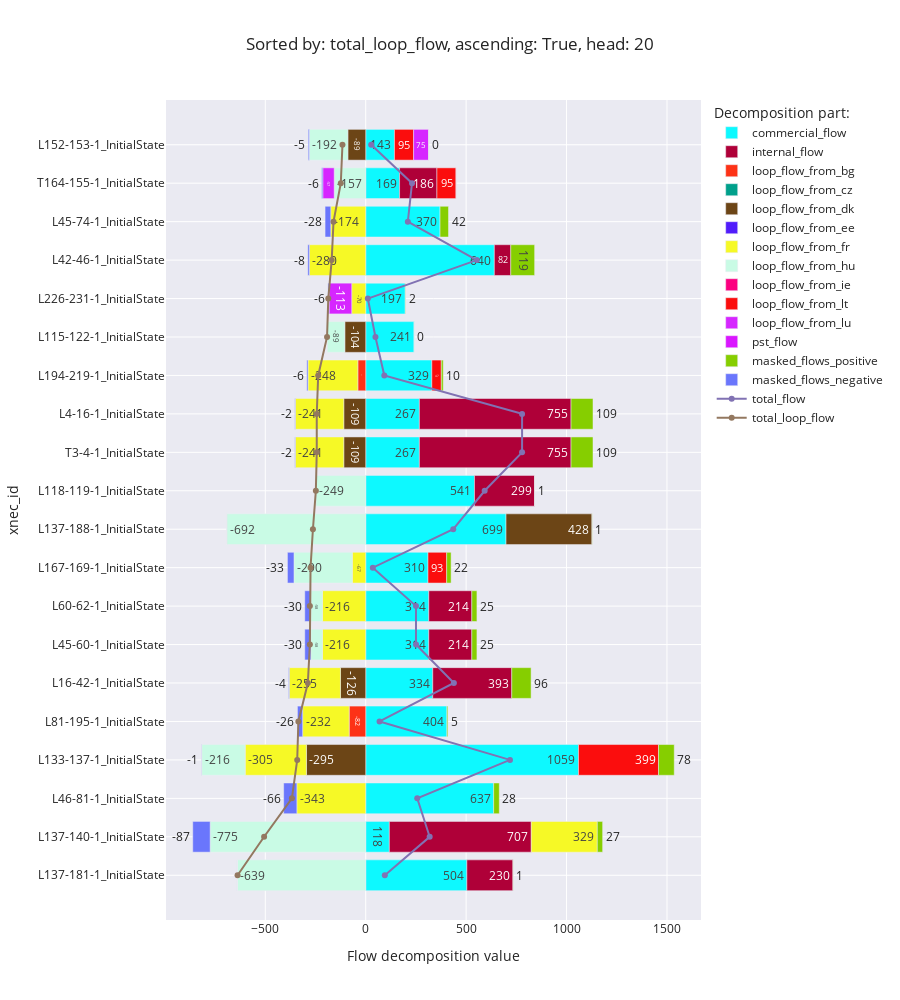

The notebook cell saved with this chart:
### Code cell
flow_decomposition_bar_chart('total_loop_flow', ascending=True)

### Figure 1 — Plotly figure (JSON) as saved in the notebook; plotly's stock layout.template omitted (floating-point values rounded to 4 significant figures)
{"data": [{"alignmentgroup": "True", "hovertemplate": "Decomposition part:=commercial_flow<br>Flow decomposition value=%{x}<br>xnec_id=%{y}<extra></extra>", "legendgroup": "commercial_flow", "marker": {"color": "#0DF9FF", "pattern": {"shape": ""}}, "name": "commercial_flow", "offsetgroup": "commercial_flow", "orientation": "h", "showlegend": true, "textposition": "auto", "texttemplate": "%{x:.0f}", "type": "bar", "x": [503.6, 117.6, 637.0, 1059.0, 404.2, 333.8, 314.1, 314.1, 310.1, 698.6, 541.5, 267.2, 267.2, 329.2, 241.0, 196.8, 640.3, 370.0, 168.6, 143.0], "xaxis": "x", "y": ["L137-181-1_InitialState", "L137-140-1_InitialState", "L46-81-1_InitialState", "L133-137-1_InitialState", "L81-195-1_InitialState", "L16-42-1_InitialState", "L45-60-1_InitialState", "L60-62-1_InitialState", "L167-169-1_InitialState", "L137-188-1_InitialState", "L118-119-1_InitialState", "T3-4-1_InitialState", "L4-16-1_InitialState", "L194-219-1_InitialState", "L115-122-1_InitialState", "L226-231-1_InitialState", "L42-46-1_InitialState", "L45-74-1_InitialState", "T164-155-1_InitialState", "L152-153-1_InitialState"], "yaxis": "y"}, {"alignmentgroup": "True", "hovertemplate": "Decomposition part:=internal_flow<br>Flow decomposition value=%{x}<br>xnec_id=%{y}<extra></extra>", "legendgroup": "internal_flow", "marker": {"color": "#AF0038", "pattern": {"shape": ""}}, "name": "internal_flow", "offsetgroup": "internal_flow", "orientation": "h", "showlegend": true, "textposition": "auto", "texttemplate": "%{x:.0f}", "type": "bar", "x": [229.5, 706.7, null, null, null, 393.5, 214.3, 214.3, null, null, 299.0, 755.0, 755.0, null, null, null, 81.98, null, 186.0, null], "xaxis": "x", "y": ["L137-181-1_InitialState", "L137-140-1_InitialState", "L46-81-1_InitialState", "L133-137-1_InitialState", "L81-195-1_InitialState", "L16-42-1_InitialState", "L45-60-1_InitialState", "L60-62-1_InitialState", "L167-169-1_InitialState", "L137-188-1_InitialState", "L118-119-1_InitialState", "T3-4-1_InitialState", "L4-16-1_InitialState", "L194-219-1_InitialState", "L115-122-1_InitialState", "L226-231-1_InitialState", "L42-46-1_InitialState", "L45-74-1_InitialState", "T164-155-1_InitialState", "L152-153-1_InitialState"], "yaxis": "y"}, {"alignmentgroup": "True", "hovertemplate": "Decomposition part:=loop_flow_from_bg<br>Flow decomposition value=%{x}<br>xnec_id=%{y}<extra></extra>", "legendgroup": "loop_flow_from_bg", "marker": {"color": "#FD3216", "pattern": {"shape": ""}}, "name": "loop_flow_from_bg", "offsetgroup": "loop_flow_from_bg", "orientation": "h", "showlegend": true, "textposition": "auto", "texttemplate": "%{x:.0f}", "type": "bar", "x": [null, null, null, null, -82.43, null, null, null, null, null, null, null, null, -39.25, null, null, null, null, null, null], "xaxis": "x", "y": ["L137-181-1_InitialState", "L137-140-1_InitialState", "L46-81-1_InitialState", "L133-137-1_InitialState", "L81-195-1_InitialState", "L16-42-1_InitialState", "L45-60-1_InitialState", "L60-62-1_InitialState", "L167-169-1_InitialState", "L137-188-1_InitialState", "L118-119-1_InitialState", "T3-4-1_InitialState", "L4-16-1_InitialState", "L194-219-1_InitialState", "L115-122-1_InitialState", "L226-231-1_InitialState", "L42-46-1_InitialState", "L45-74-1_InitialState", "T164-155-1_InitialState", "L152-153-1_InitialState"], "yaxis": "y"}, {"alignmentgroup": "True", "hovertemplate": "Decomposition part:=loop_flow_from_cz<br>Flow decomposition value=%{x}<br>xnec_id=%{y}<extra></extra>", "legendgroup": "loop_flow_from_cz", "marker": {"color": "#00A08B", "pattern": {"shape": ""}}, "name": "loop_flow_from_cz", "offsetgroup": "loop_flow_from_cz", "orientation": "h", "showlegend": true, "textposition": "auto", "texttemplate": "%{x:.0f}", "type": "bar", "x": [null, null, null, null, null, null, null, null, null, null, null, null, null, null, null, null, null, null, null, null], "xaxis": "x", "y": ["L137-181-1_InitialState", "L137-140-1_InitialState", "L46-81-1_InitialState", "L133-137-1_InitialState", "L81-195-1_InitialState", "L16-42-1_InitialState", "L45-60-1_InitialState", "L60-62-1_InitialState", "L167-169-1_InitialState", "L137-188-1_InitialState", "L118-119-1_InitialState", "T3-4-1_InitialState", "L4-16-1_InitialState", "L194-219-1_InitialState", "L115-122-1_InitialState", "L226-231-1_InitialState", "L42-46-1_InitialState", "L45-74-1_InitialState", "T164-155-1_InitialState", "L152-153-1_InitialState"], "yaxis": "y"}, {"alignmentgroup": "True", "hovertemplate": "Decomposition part:=loop_flow_from_dk<br>Flow decomposition value=%{x}<br>xnec_id=%{y}<extra></extra>", "legendgroup": "loop_flow_from_dk", "marker": {"color": "#6C4516", "pattern": {"shape": ""}}, "name": "loop_flow_from_dk", "offsetgroup": "loop_flow_from_dk", "orientation": "h", "showlegend": true, "textposition": "auto", "texttemplate": "%{x:.0f}", "type": "bar", "x": [null, null, null, -295.2, null, -125.9, null, null, null, 428.0, null, -109.3, -109.3, null, -104.1, null, null, null, null, -88.99], "xaxis": "x", "y": ["L137-181-1_InitialState", "L137-140-1_InitialState", "L46-81-1_InitialState", "L133-137-1_InitialState", "L81-195-1_InitialState", "L16-42-1_InitialState", "L45-60-1_InitialState", "L60-62-1_InitialState", "L167-169-1_InitialState", "L137-188-1_InitialState", "L118-119-1_InitialState", "T3-4-1_InitialState", "L4-16-1_InitialState", "L194-219-1_InitialState", "L115-122-1_InitialState", "L226-231-1_InitialState", "L42-46-1_InitialState", "L45-74-1_InitialState", "T164-155-1_InitialState", "L152-153-1_InitialState"], "yaxis": "y"}, {"alignmentgroup": "True", "hovertemplate": "Decomposition part:=loop_flow_from_ee<br>Flow decomposition value=%{x}<br>xnec_id=%{y}<extra></extra>", "legendgroup": "loop_flow_from_ee", "marker": {"color": "#511CFB", "pattern": {"shape": ""}}, "name": "loop_flow_from_ee", "offsetgroup": "loop_flow_from_ee", "orientation": "h", "showlegend": true, "textposition": "auto", "texttemplate": "%{x:.0f}", "type": "bar", "x": [null, null, null, null, null, null, null, null, null, null, null, null, null, null, null, null, null, null, null, null], "xaxis": "x", "y": ["L137-181-1_InitialState", "L137-140-1_InitialState", "L46-81-1_InitialState", "L133-137-1_InitialState", "L81-195-1_InitialState", "L16-42-1_InitialState", "L45-60-1_InitialState", "L60-62-1_InitialState", "L167-169-1_InitialState", "L137-188-1_InitialState", "L118-119-1_InitialState", "T3-4-1_InitialState", "L4-16-1_InitialState", "L194-219-1_InitialState", "L115-122-1_InitialState", "L226-231-1_InitialState", "L42-46-1_InitialState", "L45-74-1_InitialState", "T164-155-1_InitialState", "L152-153-1_InitialState"], "yaxis": "y"}, {"alignmentgroup": "True", "hovertemplate": "Decomposition part:=loop_flow_from_fr<br>Flow decomposition value=%{x}<br>xnec_id=%{y}<extra></extra>", "legendgroup": "loop_flow_from_fr", "marker": {"color": "#F6F926", "pattern": {"shape": ""}}, "name": "loop_flow_from_fr", "offsetgroup": "loop_flow_from_fr", "orientation": "h", "showlegend": true, "textposition": "auto", "texttemplate": "%{x:.0f}", "type": "bar", "x": [null, 328.8, -342.7, -304.9, -231.6, -254.7, -215.5, -215.5, -66.83, null, null, -241.5, -241.5, -248.1, null, -69.61, -280.4, -174.0, null, null], "xaxis": "x", "y": ["L137-181-1_InitialState", "L137-140-1_InitialState", "L46-81-1_InitialState", "L133-137-1_InitialState", "L81-195-1_InitialState", "L16-42-1_InitialState", "L45-60-1_InitialState", "L60-62-1_InitialState", "L167-169-1_InitialState", "L137-188-1_InitialState", "L118-119-1_InitialState", "T3-4-1_InitialState", "L4-16-1_InitialState", "L194-219-1_InitialState", "L115-122-1_InitialState", "L226-231-1_InitialState", "L42-46-1_InitialState", "L45-74-1_InitialState", "T164-155-1_InitialState", "L152-153-1_InitialState"], "yaxis": "y"}, {"alignmentgroup": "True", "hovertemplate": "Decomposition part:=loop_flow_from_hu<br>Flow decomposition value=%{x}<br>xnec_id=%{y}<extra></extra>", "legendgroup": "loop_flow_from_hu", "marker": {"color": "#C9FBE5", "pattern": {"shape": ""}}, "name": "loop_flow_from_hu", "offsetgroup": "loop_flow_from_hu", "orientation": "h", "showlegend": true, "textposition": "auto", "texttemplate": "%{x:.0f}", "type": "bar", "x": [-638.9, -774.6, null, -216.4, null, null, -57.59, -57.59, -290.4, -691.9, -248.8, null, null, null, -88.7, null, null, null, -157.0, -192.0], "xaxis": "x", "y": ["L137-181-1_InitialState", "L137-140-1_InitialState", "L46-81-1_InitialState", "L133-137-1_InitialState", "L81-195-1_InitialState", "L16-42-1_InitialState", "L45-60-1_InitialState", "L60-62-1_InitialState", "L167-169-1_InitialState", "L137-188-1_InitialState", "L118-119-1_InitialState", "T3-4-1_InitialState", "L4-16-1_InitialState", "L194-219-1_InitialState", "L115-122-1_InitialState", "L226-231-1_InitialState", "L42-46-1_InitialState", "L45-74-1_InitialState", "T164-155-1_InitialState", "L152-153-1_InitialState"], "yaxis": "y"}, {"alignmentgroup": "True", "hovertemplate": "Decomposition part:=loop_flow_from_ie<br>Flow decomposition value=%{x}<br>xnec_id=%{y}<extra></extra>", "legendgroup": "loop_flow_from_ie", "marker": {"color": "#FC0080", "pattern": {"shape": ""}}, "name": "loop_flow_from_ie", "offsetgroup": "loop_flow_from_ie", "orientation": "h", "showlegend": true, "textposition": "auto", "texttemplate": "%{x:.0f}", "type": "bar", "x": [null, null, null, null, null, null, null, null, null, null, null, null, null, null, null, null, null, null, null, null], "xaxis": "x", "y": ["L137-181-1_InitialState", "L137-140-1_InitialState", "L46-81-1_InitialState", "L133-137-1_InitialState", "L81-195-1_InitialState", "L16-42-1_InitialState", "L45-60-1_InitialState", "L60-62-1_InitialState", "L167-169-1_InitialState", "L137-188-1_InitialState", "L118-119-1_InitialState", "T3-4-1_InitialState", "L4-16-1_InitialState", "L194-219-1_InitialState", "L115-122-1_InitialState", "L226-231-1_InitialState", "L42-46-1_InitialState", "L45-74-1_InitialState", "T164-155-1_InitialState", "L152-153-1_InitialState"], "yaxis": "y"}, {"alignmentgroup": "True", "hovertemplate": "Decomposition part:=loop_flow_from_lt<br>Flow decomposition value=%{x}<br>xnec_id=%{y}<extra></extra>", "legendgroup": "loop_flow_from_lt", "marker": {"color": "#FB0D0D", "pattern": {"shape": ""}}, "name": "loop_flow_from_lt", "offsetgroup": "loop_flow_from_lt", "orientation": "h", "showlegend": true, "textposition": "auto", "texttemplate": "%{x:.0f}", "type": "bar", "x": [null, null, null, 398.5, null, null, null, null, 92.89, null, null, null, null, 47.14, null, null, null, null, 95.42, 95.42], "xaxis": "x", "y": ["L137-181-1_InitialState", "L137-140-1_InitialState", "L46-81-1_InitialState", "L133-137-1_InitialState", "L81-195-1_InitialState", "L16-42-1_InitialState", "L45-60-1_InitialState", "L60-62-1_InitialState", "L167-169-1_InitialState", "L137-188-1_InitialState", "L118-119-1_InitialState", "T3-4-1_InitialState", "L4-16-1_InitialState", "L194-219-1_InitialState", "L115-122-1_InitialState", "L226-231-1_InitialState", "L42-46-1_InitialState", "L45-74-1_InitialState", "T164-155-1_InitialState", "L152-153-1_InitialState"], "yaxis": "y"}, {"alignmentgroup": "True", "hovertemplate": "Decomposition part:=loop_flow_from_lu<br>Flow decomposition value=%{x}<br>xnec_id=%{y}<extra></extra>", "legendgroup": "loop_flow_from_lu", "marker": {"color": "#D626FF", "pattern": {"shape": ""}}, "name": "loop_flow_from_lu", "offsetgroup": "loop_flow_from_lu", "orientation": "h", "showlegend": true, "textposition": "auto", "texttemplate": "%{x:.0f}", "type": "bar", "x": [null, null, null, null, null, null, null, null, null, null, null, null, null, null, null, -112.9, null, null, -56.89, 74.61], "xaxis": "x", "y": ["L137-181-1_InitialState", "L137-140-1_InitialState", "L46-81-1_InitialState", "L133-137-1_InitialState", "L81-195-1_InitialState", "L16-42-1_InitialState", "L45-60-1_InitialState", "L60-62-1_InitialState", "L167-169-1_InitialState", "L137-188-1_InitialState", "L118-119-1_InitialState", "T3-4-1_InitialState", "L4-16-1_InitialState", "L194-219-1_InitialState", "L115-122-1_InitialState", "L226-231-1_InitialState", "L42-46-1_InitialState", "L45-74-1_InitialState", "T164-155-1_InitialState", "L152-153-1_InitialState"], "yaxis": "y"}, {"alignmentgroup": "True", "hovertemplate": "Decomposition part:=pst_flow<br>Flow decomposition value=%{x}<br>xnec_id=%{y}<extra></extra>", "legendgroup": "pst_flow", "marker": {"color": "#DA16FF", "pattern": {"shape": ""}}, "name": "pst_flow", "offsetgroup": "pst_flow", "orientation": "h", "showlegend": true, "textposition": "auto", "texttemplate": "%{x:.0f}", "type": "bar", "x": [null, null, null, null, null, null, null, null, null, null, null, null, null, null, null, null, null, null, null, null], "xaxis": "x", "y": ["L137-181-1_InitialState", "L137-140-1_InitialState", "L46-81-1_InitialState", "L133-137-1_InitialState", "L81-195-1_InitialState", "L16-42-1_InitialState", "L45-60-1_InitialState", "L60-62-1_InitialState", "L167-169-1_InitialState", "L137-188-1_InitialState", "L118-119-1_InitialState", "T3-4-1_InitialState", "L4-16-1_InitialState", "L194-219-1_InitialState", "L115-122-1_InitialState", "L226-231-1_InitialState", "L42-46-1_InitialState", "L45-74-1_InitialState", "T164-155-1_InitialState", "L152-153-1_InitialState"], "yaxis": "y"}, {"alignmentgroup": "True", "hovertemplate": "Decomposition part:=masked_flows_positive<br>Flow decomposition value=%{x}<br>xnec_id=%{y}<extra></extra>", "legendgroup": "masked_flows_positive", "marker": {"color": "#86CE00", "pattern": {"shape": ""}}, "name": "masked_flows_positive", "offsetgroup": "masked_flows_positive", "orientation": "h", "showlegend": true, "textposition": "auto", "texttemplate": "%{x:.0f}", "type": "bar", "x": [0.8275, 26.51, 28.03, 78.27, 4.739, 96.2, 25.4, 25.4, 22.16, 1.034, 0.5088, 109.4, 109.4, 9.637, 0.2472, 1.841, 118.8, 42.12, 0.0006479, 0.3853], "xaxis": "x", "y": ["L137-181-1_InitialState", "L137-140-1_InitialState", "L46-81-1_InitialState", "L133-137-1_InitialState", "L81-195-1_InitialState", "L16-42-1_InitialState", "L45-60-1_InitialState", "L60-62-1_InitialState", "L167-169-1_InitialState", "L137-188-1_InitialState", "L118-119-1_InitialState", "T3-4-1_InitialState", "L4-16-1_InitialState", "L194-219-1_InitialState", "L115-122-1_InitialState", "L226-231-1_InitialState", "L42-46-1_InitialState", "L45-74-1_InitialState", "T164-155-1_InitialState", "L152-153-1_InitialState"], "yaxis": "y"}, {"alignmentgroup": "True", "hovertemplate": "Decomposition part:=masked_flows_negative<br>Flow decomposition value=%{x}<br>xnec_id=%{y}<extra></extra>", "legendgroup": "masked_flows_negative", "marker": {"color": "#6A76FC", "pattern": {"shape": ""}}, "name": "masked_flows_negative", "offsetgroup": "masked_flows_negative", "orientation": "h", "showlegend": true, "textposition": "auto", "texttemplate": "%{x:.0f}", "type": "bar", "x": [-2.771e-13, -86.64, -65.82, -1.303, -26.02, -3.766, -30.3, -30.3, -32.6, -7.916e-14, -3.127e-14, -2.393, -2.393, -6.049, -2.588e-14, -5.714, -7.795, -28.46, -5.569, -5.192], "xaxis": "x", "y": ["L137-181-1_InitialState", "L137-140-1_InitialState", "L46-81-1_InitialState", "L133-137-1_InitialState", "L81-195-1_InitialState", "L16-42-1_InitialState", "L45-60-1_InitialState", "L60-62-1_InitialState", "L167-169-1_InitialState", "L137-188-1_InitialState", "L118-119-1_InitialState", "T3-4-1_InitialState", "L4-16-1_InitialState", "L194-219-1_InitialState", "L115-122-1_InitialState", "L226-231-1_InitialState", "L42-46-1_InitialState", "L45-74-1_InitialState", "T164-155-1_InitialState", "L152-153-1_InitialState"], "yaxis": "y"}, {"mode": "lines+markers", "name": "total_flow", "type": "scatter", "x": [95.15, 318.4, 256.5, 718.3, 68.96, 439.0, 250.3, 250.3, 35.35, 435.7, 592.2, 778.5, 778.5, 92.62, 48.48, 10.47, 552.8, 209.7, 230.5, 27.22], "y": ["L137-181-1_InitialState", "L137-140-1_InitialState", "L46-81-1_InitialState", "L133-137-1_InitialState", "L81-195-1_InitialState", "L16-42-1_InitialState", "L45-60-1_InitialState", "L60-62-1_InitialState", "L167-169-1_InitialState", "L137-188-1_InitialState", "L118-119-1_InitialState", "T3-4-1_InitialState", "L4-16-1_InitialState", "L194-219-1_InitialState", "L115-122-1_InitialState", "L226-231-1_InitialState", "L42-46-1_InitialState", "L45-74-1_InitialState", "T164-155-1_InitialState", "L152-153-1_InitialState"]}, {"mode": "lines+markers", "name": "total_loop_flow", "type": "scatter", "x": [-638.0, -505.9, -367.5, -341.1, -335.3, -288.2, -278.0, -278.0, -274.8, -262.9, -248.3, -243.8, -243.8, -236.6, -192.5, -186.3, -169.4, -160.3, -124.1, -115.8], "y": ["L137-181-1_InitialState", "L137-140-1_InitialState", "L46-81-1_InitialState", "L133-137-1_InitialState", "L81-195-1_InitialState", "L16-42-1_InitialState", "L45-60-1_InitialState", "L60-62-1_InitialState", "L167-169-1_InitialState", "L137-188-1_InitialState", "L118-119-1_InitialState", "T3-4-1_InitialState", "L4-16-1_InitialState", "L194-219-1_InitialState", "L115-122-1_InitialState", "L226-231-1_InitialState", "L42-46-1_InitialState", "L45-74-1_InitialState", "T164-155-1_InitialState", "L152-153-1_InitialState"]}], "layout": {"barmode": "relative", "height": 1000, "legend": {"title": {"text": "Decomposition part:"}, "tracegroupgap": 0}, "title": {"text": "Sorted by: total_loop_flow, ascending: True, head: 20"}, "xaxis": {"anchor": "y", "domain": [0, 1], "title": {"text": "Flow decomposition value"}}, "yaxis": {"anchor": "x", "domain": [0, 1], "title": {"text": "xnec_id"}}}}
